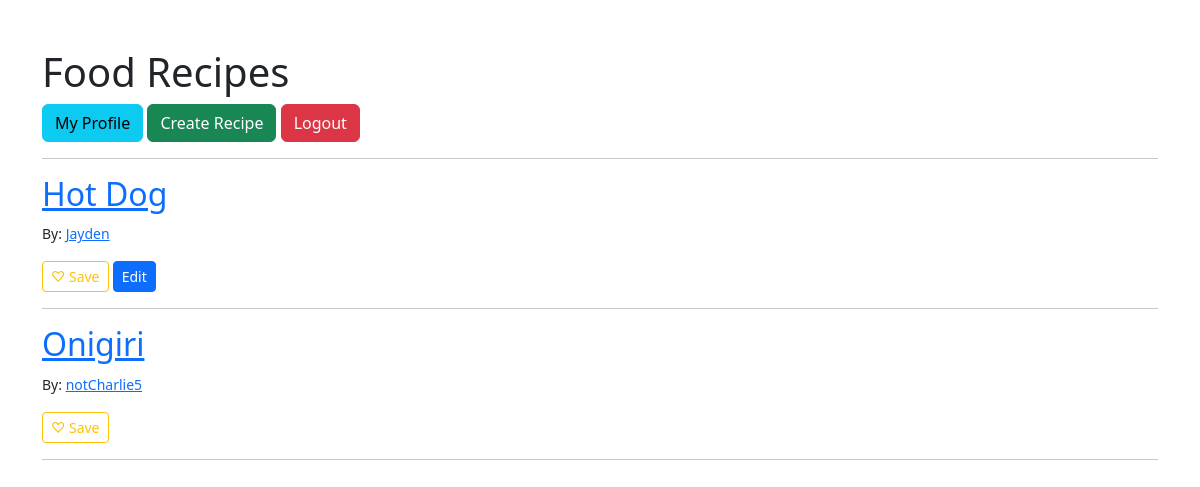
The page /recipes (signed in) on the database its author committed.
### app/models.py (models this page shows, shortened)
class Recipe(db.Model):
    id = sa.Column(sa.Integer, primary_key=True)
    title = sa.Column(sa.String(80), nullable=False)
    description = sa.Column(sa.Text, nullable=False)
    ingredients = sa.Column(sa.Text, nullable=False)
    instructions = sa.Column(sa.Text, nullable=False)
    created_at = sa.Column(sa.DateTime, default=datetime.utcnow)
    user_id = sa.Column(sa.Integer, sa.ForeignKey("user.id"), nullable=False)
    comments = so.relationship('Comment', backref='recipe', lazy=True)
    favorites = so.relationship('Favorite', backref='recipe', lazy='dynamic')

class User(UserMixin, db.Model):
    id = sa.Column(sa.Integer, primary_key=True)
    display_name = sa.Column(sa.String(64), nullable=True)
    username = sa.Column(sa.String(64), index=True, unique=True, nullable=False)
    email = sa.Column(sa.String(120), index=True, unique=True, nullable=False)
    password_hash = sa.Column(sa.String(256), nullable=False)
    recipes = so.relationship("Recipe", backref="author", lazy=True)
    comments = so.relationship('Comment', backref='author', lazy=True)
    ratings = so.relationship('CommentRating', backref='rater', lazy=True)
    favorites = so.relationship('Favorite', backref='user', lazy='dynamic')
    def has_favorited(self, recipe):
        return Favorite.query.filter_by(user_id=self.id, recipe_id=recipe.id).first() is not None

### app/routes.py (the view)
@main.route("/recipes")
@login_required
def recipes():
    recipes = Recipe.query.all()
    return render_template("recipes.html", recipes=recipes)

### app/models.py (called while the page is built)
@login.user_loader
def load_user(user_id):
    return User.query.get(int(user_id))

### app/templates/recipes.html (shortened to what this page needs)
<!doctype html>
<html lang="en">
<head>
  <link rel="stylesheet" href="https://cdn.jsdelivr.net/npm/bootstrap@5.3.0/dist/css/bootstrap.min.css">
</head>
<body>
  <div class="container mt-5">
    <h1>Food Recipes</h1>
    <div class="mb-3">
    	<a href="{{ url_for('main.view_profile', user_id=current_user.id) }}" class="btn btn-info">My Profile</a>
      	<a href="{{ url_for('main.new_recipe') }}" class="btn btn-success">Create Recipe</a>
      	<a href="{{ url_for('main.logout') }}" class="btn btn-danger">Logout</a>
    </div>
    <hr>
    {% for recipe in recipes %}
      <div class="mb-3">
        <h2>
          <a href="{{ url_for('main.view_recipe', recipe_id=recipe.id) }}">{{ recipe.title }}</a>
        </h2>
        <p><small>By:
		<a href="{{ url_for('main.view_profile', user_id=recipe.author.id) }}">
			{{ recipe.author.display_name or recipe.author.username }}
  		</a>
	</small></p>
	{% if current_user.is_authenticated %}
  		<form action="{{ url_for('main.toggle_favorite', recipe_id=recipe.id) }}" method="post" style="display:inline;">
    			{% if current_user.has_favorited(recipe) %}
      				<button type="submit" class="btn btn-warning btn-sm">♥ Unsave</button>
    			{% else %}
      				<button type="submit" class="btn btn-outline-warning btn-sm">♡ Save</button>
    			{% endif %}
  		</form>
	{% endif %}
        {% if current_user.is_authenticated and current_user.id == recipe.user_id %}
          <a href="{{ url_for('main.edit_recipe', recipe_id=recipe.id) }}" class="btn btn-primary btn-sm">Edit</a>
        {% endif %}
      </div>
      <hr>
    {% else %}
      <p>No recipes available.</p>
    {% endfor %}
  </div>
</body>
</html>

### rows shown on the page
Recipe: title "Hot Dog", author "Jayden", shows "♡ Save"
Recipe: title "Onigiri", author "notCharlie5", shows "♡ Save"
